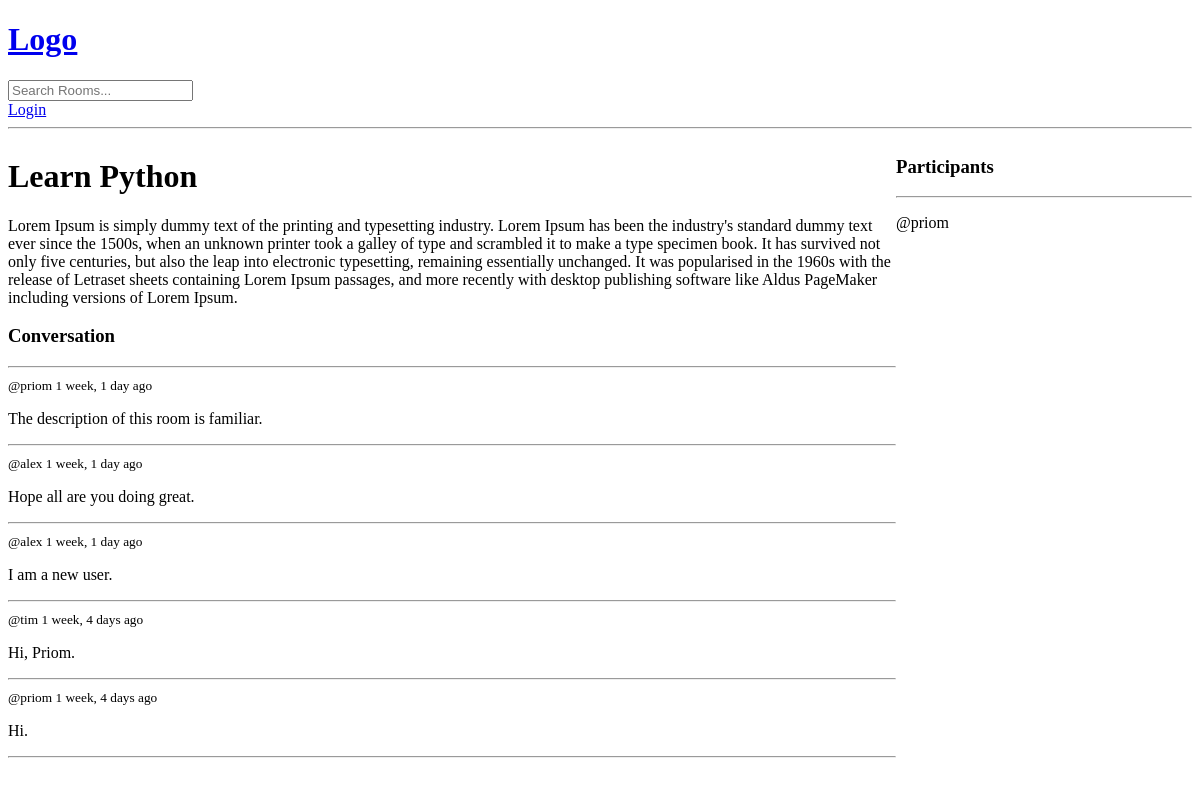
The page /room/1/ on the database as committed earlier.
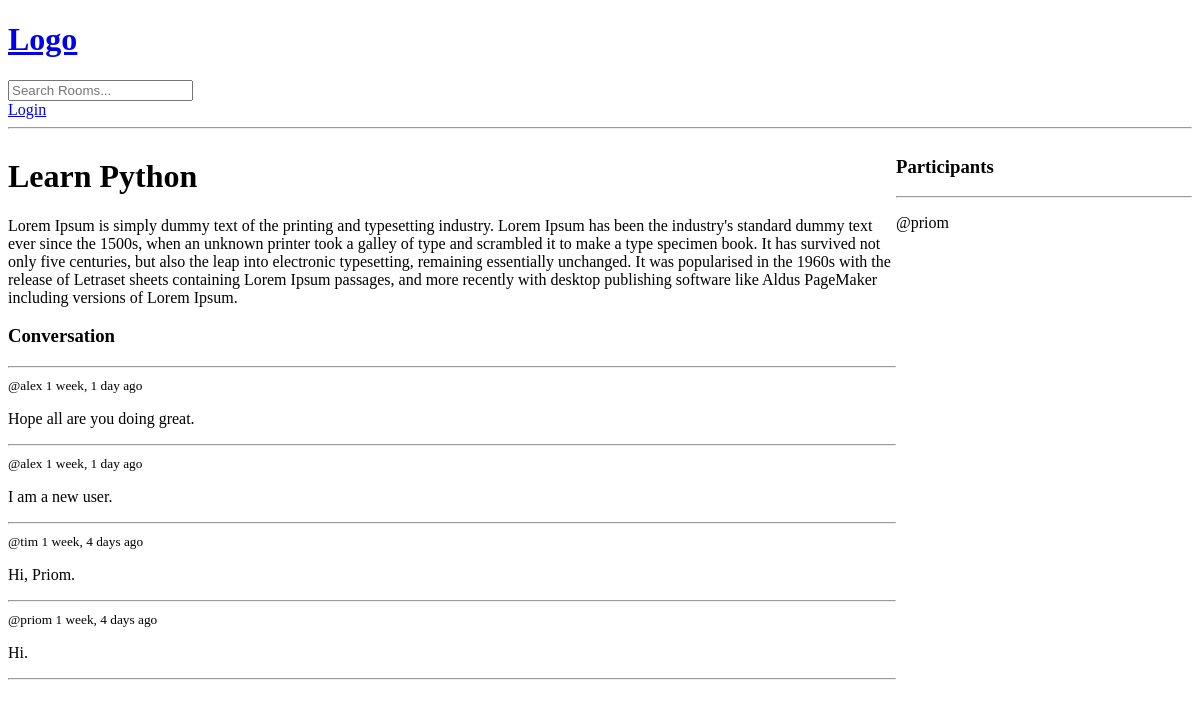
The same page on the database as committed later.
### base/models.py (models this page shows, shortened)
class Message(models.Model):
    user = models.ForeignKey(User, on_delete=models.CASCADE)
    room = models.ForeignKey(Room, on_delete=models.CASCADE)
    body = models.TextField()
    updated = models.DateTimeField(auto_now=True)
    created = models.DateTimeField(auto_now_add=True)

### base/views.py (the view, shortened to what this page needs)
# urls.py: path('room/<str:pk>/', views.room, name="room"),
def room(request, pk):
    room = Room.objects.get(id=pk)
    room_messages = room.message_set.all().order_by('-created')
    participants = room.participants.all()
    context = {'rooms': room, 'room_messages': room_messages,
               'participants': participants}
    return render(request, 'base/room.html', context)

### base/templates/base/room.html (shortened to what this page needs)
{% extends 'main.html' %}
{% block content %}
<div class="room-container">
    <div>
        <h1>{{rooms.name}}</h1>
        <p>{{rooms.description}}</p>
        <div class="comment-wrapper">
            <h3>Conversation</h3>
            <hr>
            {% for message in room_messages %}
            <div>
                <small>@{{message.user}} {{message.created | timesince}} ago</small>
                <p>{{message.body}}</p>
                <hr>
            </div>
            {% endfor %}
        </div>
    </div>
    <div>
        <h3>Participants</h3>
        <hr>
        {% for user in participants %}
        <div>
            <p>@{{user.username}}</p>
        </div>
        {% endfor %}
    </div>
</div>
{% endblock content %}

Rows that differ between the two databases and show on the page:
removed Message: user "priom", created "1 week, 1 day", body "The description of this room is familiar."
